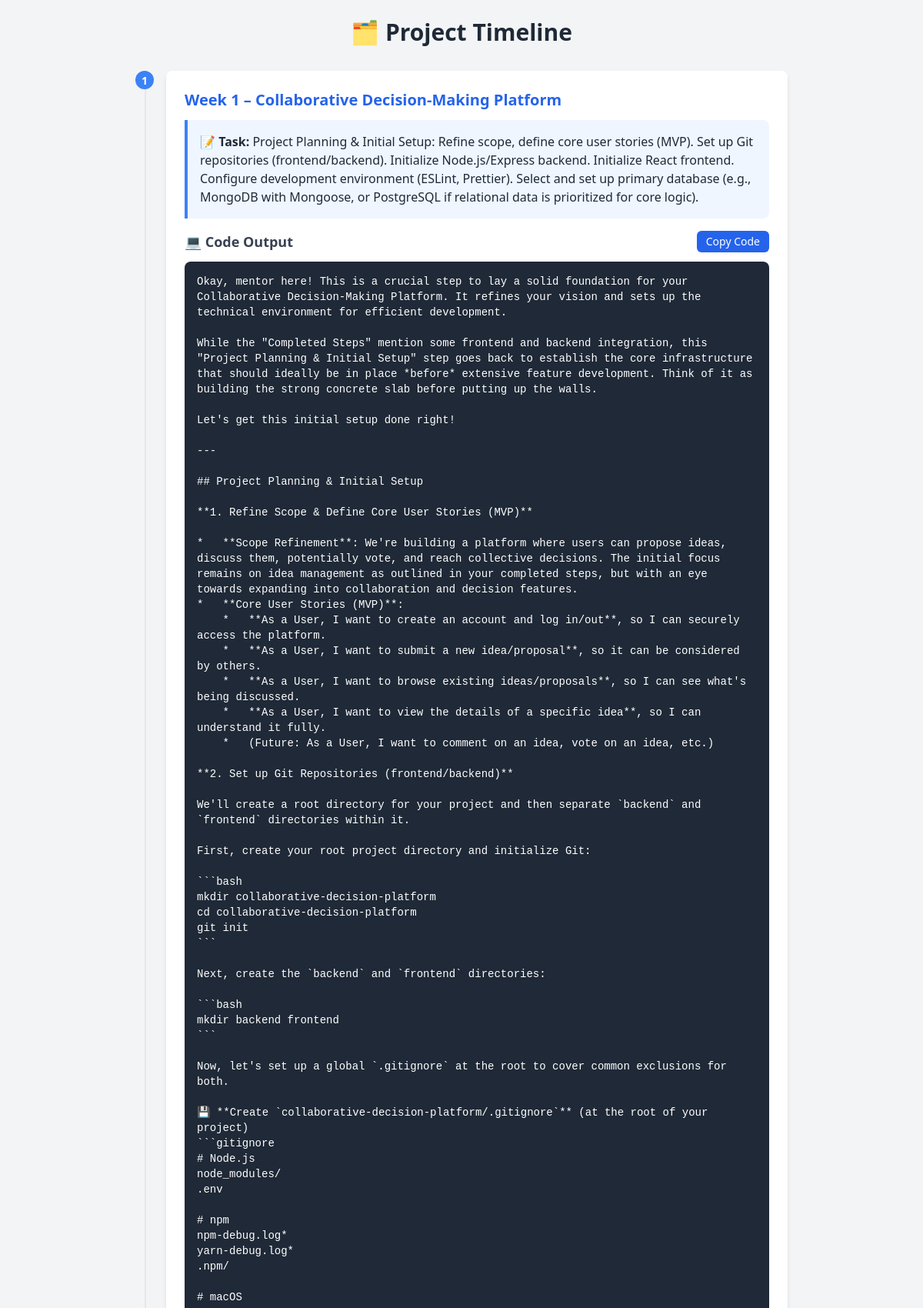
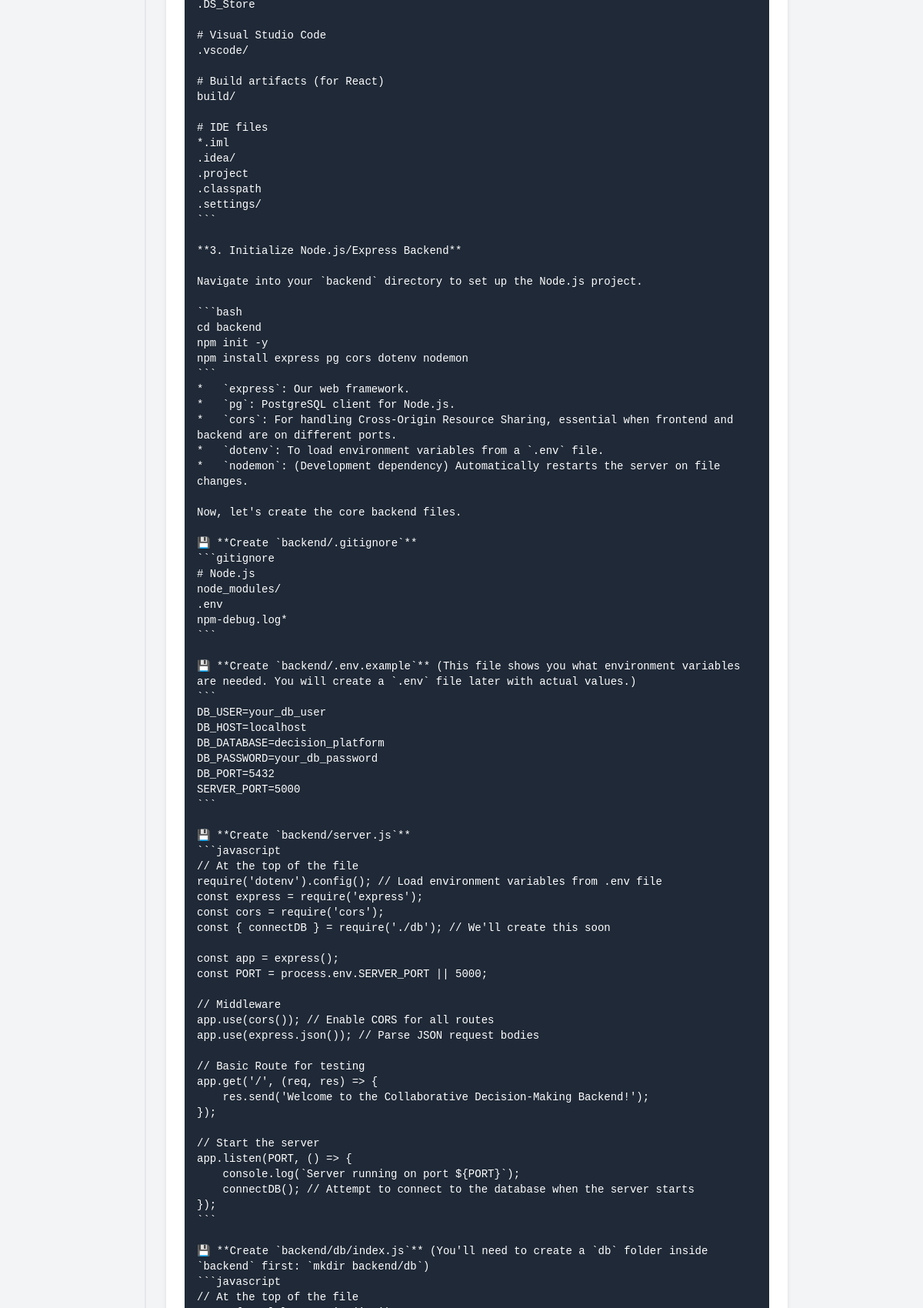
The app's page /project_timeline/ (signed in, upper part) with its own data (2 pictures, top to bottom).
### core/models.py (models this page shows, shortened)
class ProjectStep(models.Model):
    STATUS_CHOICES = [
        ('PENDING', 'Pending'),
        ('DONE', 'Done'),
        ('FAILED', 'Failed'),
    ]
    user = models.ForeignKey(User, on_delete=models.CASCADE)
    project_title = models.CharField(max_length=200)
    week = models.IntegerField()
    step_description = models.TextField()
    code_output = models.TextField(blank=True)
    code_explanation = models.TextField(blank=True)
    due_date = models.DateField(null=True, blank=True)
    status = models.CharField(max_length=10, choices=STATUS_CHOICES, default='PENDING')

### core/views.py (the view)
# urls.py: path("project_timeline/", project_timeline_view, name="project_timeline"),
@login_required
def project_timeline_view(request):
    steps = ProjectStep.objects.filter(user=request.user).order_by('week')
    return render(request, "core/timeline.html", {"steps": steps})

### core/templates/core/timeline.html (shortened to what this page needs)
<!DOCTYPE html>
<html lang="en">
<head>
  <link href="https://cdn.jsdelivr.net/npm/tailwindcss@2.2.19/dist/tailwind.min.css" rel="stylesheet">
  <script src="https://cdn.tailwindcss.com"></script>
</head>
<body class="bg-gray-100 font-sans antialiased">
  <div class="container mx-auto p-6 max-w-4xl">
    <h1 class="text-3xl font-bold text-gray-800 mb-8 text-center flex items-center justify-center">
      🗂 Project Timeline
    </h1>
    {% for step in steps %}
      <div class="timeline-item mb-6">
        <div class="timeline-icon">{{ step.week }}</div>
        <div class="bg-white rounded-lg p-6 shadow-md card">
          <h3 class="text-xl font-semibold text-blue-600 mb-3">Week {{ step.week }} – {{ step.project_title }}</h3>
          <div class="bg-blue-50 border-l-4 border-blue-500 p-4 rounded-r-lg text-gray-800 mb-4">
            <strong>📝 Task:</strong> {{ step.step_description }}
          </div>
          <h4 class="text-lg font-semibold text-gray-700 mb-3 flex items-center justify-between">
            💻 Code Output
            <button onclick="copyCode(this)" class="copy-btn bg-blue-600 text-white px-3 py-1 rounded-md text-sm font-medium">Copy Code</button>
          </h4>
          <pre class="bg-gray-800 text-white p-4 rounded-lg overflow-auto text-sm">{{ step.code_output }}</pre>
        </div>
      </div>
    {% empty %}
      <div class="text-center text-gray-600 mt-12">
        <p class="text-lg">🚫 No project steps saved yet.</p>
        <a href="{% url 'resume' %}" class="mt-4 inline-block bg-blue-500 hover:bg-blue-600 text-white px-4 py-2 rounded-md text-sm font-medium button">⬅ Back to Projects</a>
      </div>
    {% endfor %}
  </div>
</body>
</html>

### core/templates/core/timeline.html (style rules this page uses)
.card { transition: transform 0.2s, box-shadow 0.2s; }
pre { font-family: 'Fira Code', monospace; white-space: pre-wrap; }
.copy-btn { transition: background-color 0.3s; }
.timeline-item { position: relative; padding-left: 2.5rem; }
.timeline-item::before { content: ''; position: absolute; left: 0.75rem; top: 0; bottom: 0; width: 2px; background: #e5e7eb; }
.timeline-icon { position: absolute; left: 0; top: 0; width: 1.5rem; height: 1.5rem; background: #3b82f6; color: white; border-radius: 50%; display: flex; align-items: center; justify-content: center; font-size: 0.875rem; font-weight: bold; }

### records on screen
ProjectStep: week "1", project_title "Collaborative Decision-Making Platform", step_description "Project Planning & Initial Setup: Refine scope, define core user stories (MVP). Set up Git repositories (frontend/backend). Initialize Node.js/Express backend. Initialize React frontend. Configure development environment (ESLint, Prettier). Select and set up primary database (e.g., MongoDB with Mongoose, or PostgreSQL if relational data is prioritized for core logic)."
